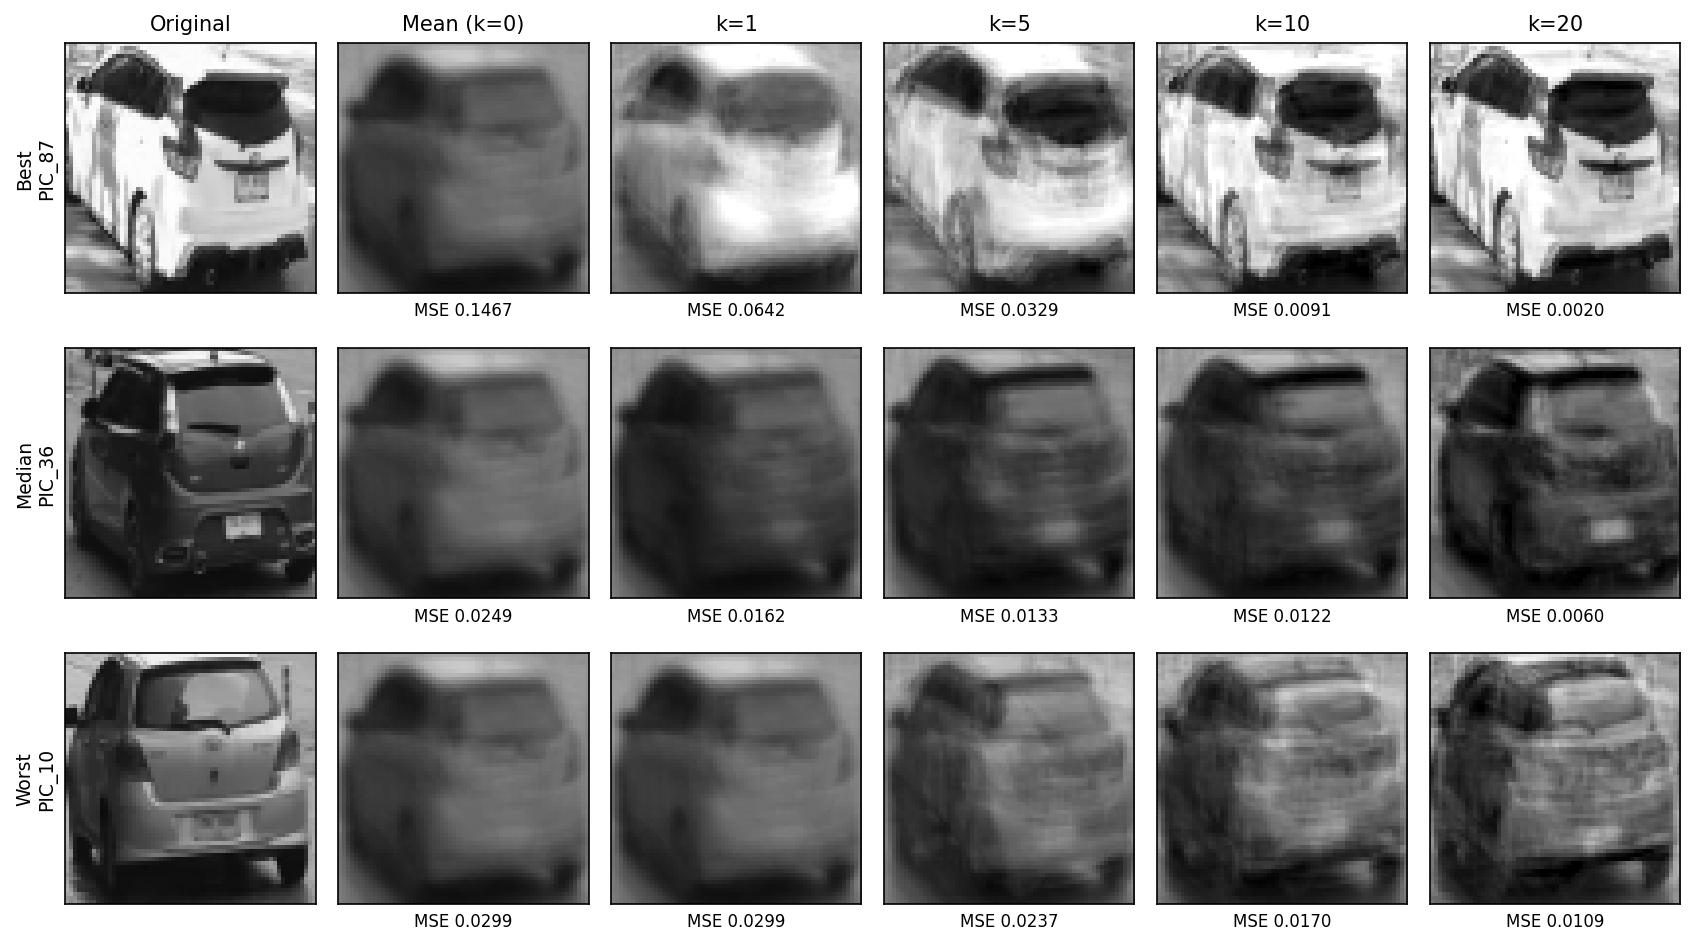

Reproduce this figure in Python.
"""Show original images next to their PCA reconstructions for several k.

Rows are the best, median and worst reconstructed image (by MSE at the
largest k), so the figure shows the full range of reconstruction quality.
Column k=0 is the mean image, i.e. the reconstruction with no components.

Usage:
    python reconstruction_grid.py
    python reconstruction_grid.py --ks 1 5 10 20 --out reconstruction_grid.png

Needs (from the earlier scripts):
    cars.npy, cars_files.txt, pca_results/mean.npy, components.npy, projected.npy
"""
import argparse
import os

import matplotlib
matplotlib.use("Agg")
import matplotlib.pyplot as plt
import numpy as np


def load_inputs(data_path, names_path, pca_dir):
    """Load the original matrix, file names and PCA results."""
    X = np.load(data_path)
    with open(names_path) as f:
        names = [os.path.splitext(line.strip())[0] for line in f if line.strip()]
    mean = np.load(os.path.join(pca_dir, "mean.npy"))
    components = np.load(os.path.join(pca_dir, "components.npy"))
    projected = np.load(os.path.join(pca_dir, "projected.npy"))
    return X, names, mean, components, projected


def reconstruct(mean, components, projected, k):
    """Rebuild all images from the first k components. Shape (N, D)."""
    return np.clip(projected[:, :k] @ components[:, :k].T + mean, 0, 1)


def per_image_mse(X, X_hat):
    """MSE for each image separately. Shape (N,)."""
    return np.mean((X - X_hat) ** 2, axis=1)


def pick_rows(errors):
    """Indices of the best, median and worst reconstructed image."""
    order = np.argsort(errors)
    return [order[0], order[len(order) // 2], order[-1]]


def save_grid(out_path, X, names, recons, ks, rows):
    """Draw rows = images, columns = original + one column per k."""
    side = int(round(np.sqrt(X.shape[1])))
    labels = ["Best", "Median", "Worst"]
    ncols = len(ks) + 1
    fig, axes = plt.subplots(len(rows), ncols,
                             figsize=(1.9 * ncols, 2.15 * len(rows)))
    for r, idx in enumerate(rows):
        axes[r, 0].imshow(X[idx].reshape(side, side), cmap="gray", vmin=0, vmax=1)
        axes[r, 0].set_title("Original" if r == 0 else "", fontsize=10)
        axes[r, 0].set_ylabel(f"{labels[r]}\n{names[idx]}", fontsize=9)
        for c, k in enumerate(ks, start=1):
            img = recons[k][idx]
            mse = np.mean((X[idx] - img) ** 2)
            axes[r, c].imshow(img.reshape(side, side), cmap="gray", vmin=0, vmax=1)
            if r == 0:
                axes[r, c].set_title("Mean (k=0)" if k == 0 else f"k={k}",
                                     fontsize=10)
            axes[r, c].set_xlabel(f"MSE {mse:.4f}", fontsize=8)
    for ax in axes.ravel():
        ax.set_xticks([])
        ax.set_yticks([])
    fig.tight_layout()
    fig.savefig(out_path, dpi=150, bbox_inches="tight")
    plt.close(fig)


def main():
    parser = argparse.ArgumentParser()
    parser.add_argument("--data", default="cars.npy", help="original matrix (N, D)")
    parser.add_argument("--names", default="cars_files.txt", help="file name list")
    parser.add_argument("--pca_dir", default="pca_results", help="folder with PCA outputs")
    parser.add_argument("--ks", type=int, nargs="+", default=[0, 1, 5, 10, 20],
                        help="numbers of components to show")
    parser.add_argument("--out", default="reconstruction_grid.png", help="output image")
    args = parser.parse_args()

    X, names, mean, components, projected = load_inputs(
        args.data, args.names, args.pca_dir)
    ks = sorted({min(k, components.shape[1]) for k in args.ks})
    recons = {k: reconstruct(mean, components, projected, k) for k in ks}

    rows = pick_rows(per_image_mse(X, recons[ks[-1]]))
    save_grid(args.out, X, names, recons, ks, rows)

    print(f"Rows: {[names[i] for i in rows]}")
    for k in ks:
        print(f"k={k:>2}: mean MSE over all images = "
              f"{per_image_mse(X, recons[k]).mean():.4f}")
    print(f"Saved '{args.out}'")


if __name__ == "__main__":
    main()
